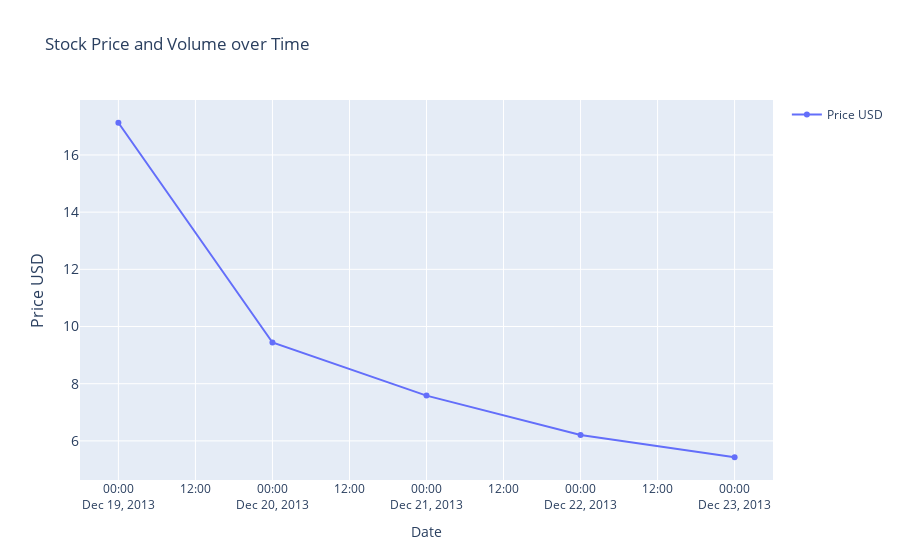
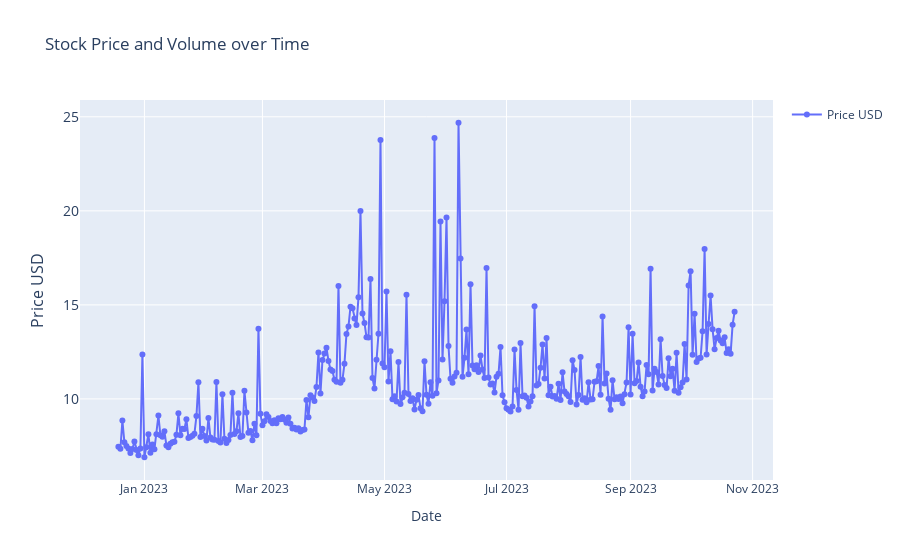

Notebook source saved alongside these figures, in order:
### Code cell
import plotly.graph_objects as go
import pandas as pd
from ipywidgets import interact, DatePicker
import numpy as np

# Prepare your data

df = current_item

# Function to update the graph based on the selected date range
def update_graph(start_date, end_date):
    # Filtering the data based on the date range
    mask = (df.index >= pd.to_datetime(start_date)) & (df.index <= pd.to_datetime(end_date))
    filtered_data = df.loc[mask]

    # Creating the plot
    fig = go.Figure()
    fig.add_trace(go.Scatter(x=filtered_data.index, y=filtered_data['price_usd'], mode='lines+markers', name='Price USD'))
    # fig.add_trace(go.Bar(x=filtered_data['date'], y=filtered_data['volume'], name='Volume', marker_color='lightblue'))

    # Updating layout
    fig.update_layout(
        title='Stock Price and Volume over Time',
        xaxis_title='Date',
        yaxis_title='Price USD',
        yaxis=dict(
            title='Price USD',
            titlefont_size=16,
            tickfont_size=14,
        ),
        yaxis2=dict(
            title='Volume',
            titlefont_size=16,
            tickfont_size=14,
            overlaying='y',
            side='right'
        ),
        showlegend=True
    )

    fig.show()

# Creating interactive widgets for date selection
start_date_picker = DatePicker(description='Start Date', value=pd.to_datetime('2013-12-19'), disabled=False)
end_date_picker = DatePicker(description='End Date', value=pd.to_datetime('2013-12-23'), disabled=False)

# Display the interactive widget
interact(update_graph, start_date=start_date_picker, end_date=end_date_picker)

### Figure 1 — Plotly figure (JSON) as saved in the notebook; plotly's stock layout.template omitted (floating-point values rounded to 4 significant figures)
{"data": [{"mode": "lines+markers", "name": "Price USD", "type": "scatter", "x": ["2013-12-19T00:00:00", "2013-12-20T00:00:00", "2013-12-21T00:00:00", "2013-12-22T00:00:00", "2013-12-23T00:00:00"], "y": [17.13, 9.44, 7.584, 6.207, 5.428]}], "layout": {"showlegend": true, "title": {"text": "Stock Price and Volume over Time"}, "xaxis": {"title": {"text": "Date"}}, "yaxis": {"tickfont": {"size": 14}, "title": {"font": {"size": 16}, "text": "Price USD"}}, "yaxis2": {"overlaying": "y", "side": "right", "tickfont": {"size": 14}, "title": {"font": {"size": 16}, "text": "Volume"}}}}

### Figure 2 — Plotly figure (JSON) as saved in the notebook; plotly's stock layout.template omitted (floating-point values rounded to 4 significant figures; data arrays with more than 128 entries replaced by an {"elided": "..."} marker saying what was removed)
{"data": [{"mode": "lines+markers", "name": "Price USD", "type": "scatter", "x": {"elided": "309 str values"}, "y": {"elided": "309 float values"}}], "layout": {"showlegend": true, "title": {"text": "Stock Price and Volume over Time"}, "xaxis": {"title": {"text": "Date"}}, "yaxis": {"tickfont": {"size": 14}, "title": {"font": {"size": 16}, "text": "Price USD"}}, "yaxis2": {"overlaying": "y", "side": "right", "tickfont": {"size": 14}, "title": {"font": {"size": 16}, "text": "Volume"}}}}
